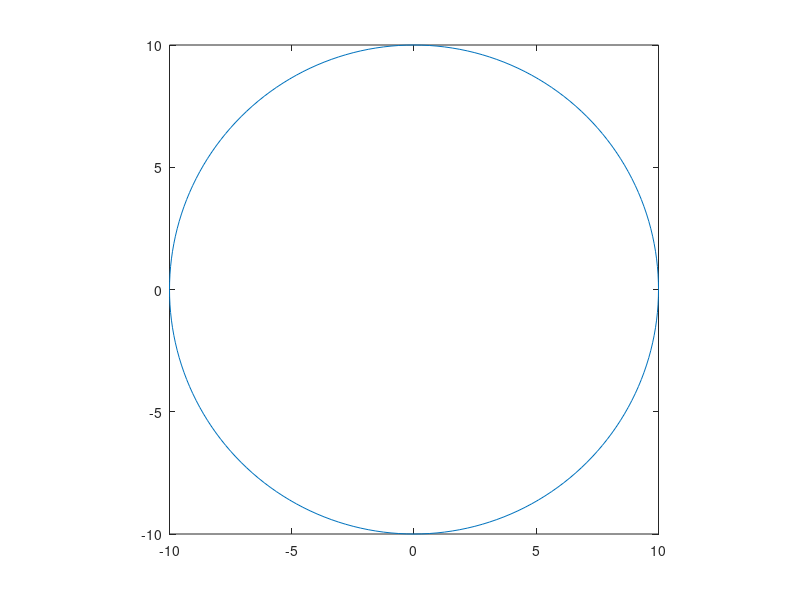

Source code (MATLAB): (Note: this script raises an error after producing the figure.)
%% Draw circle
clf
R=10;
N=100;
phi=pi*(-N:N)/N;

x=R*cos(phi);
y=R*sin(phi);

plot(x,y), axis square
hold on;

for t=-R:(R/20):R
    [x,y]=rays_entries(R,0,t); plot(x,y,x,y,'o')
end